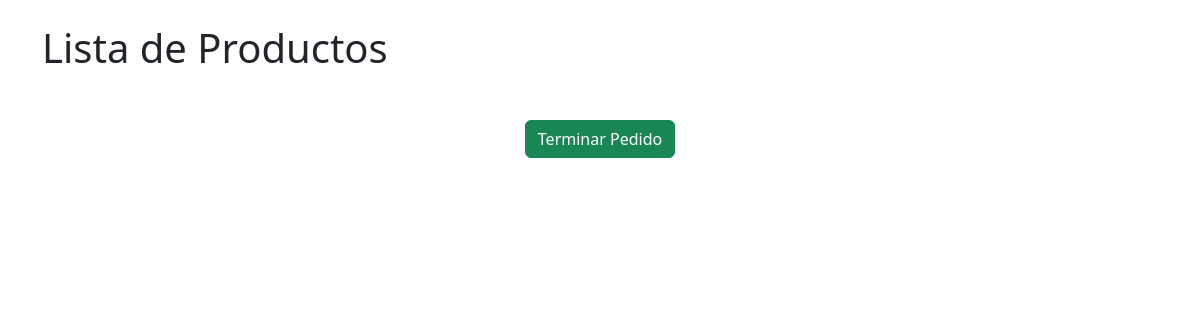
Before: /verMesas/tomarPedido/ with the older database file.
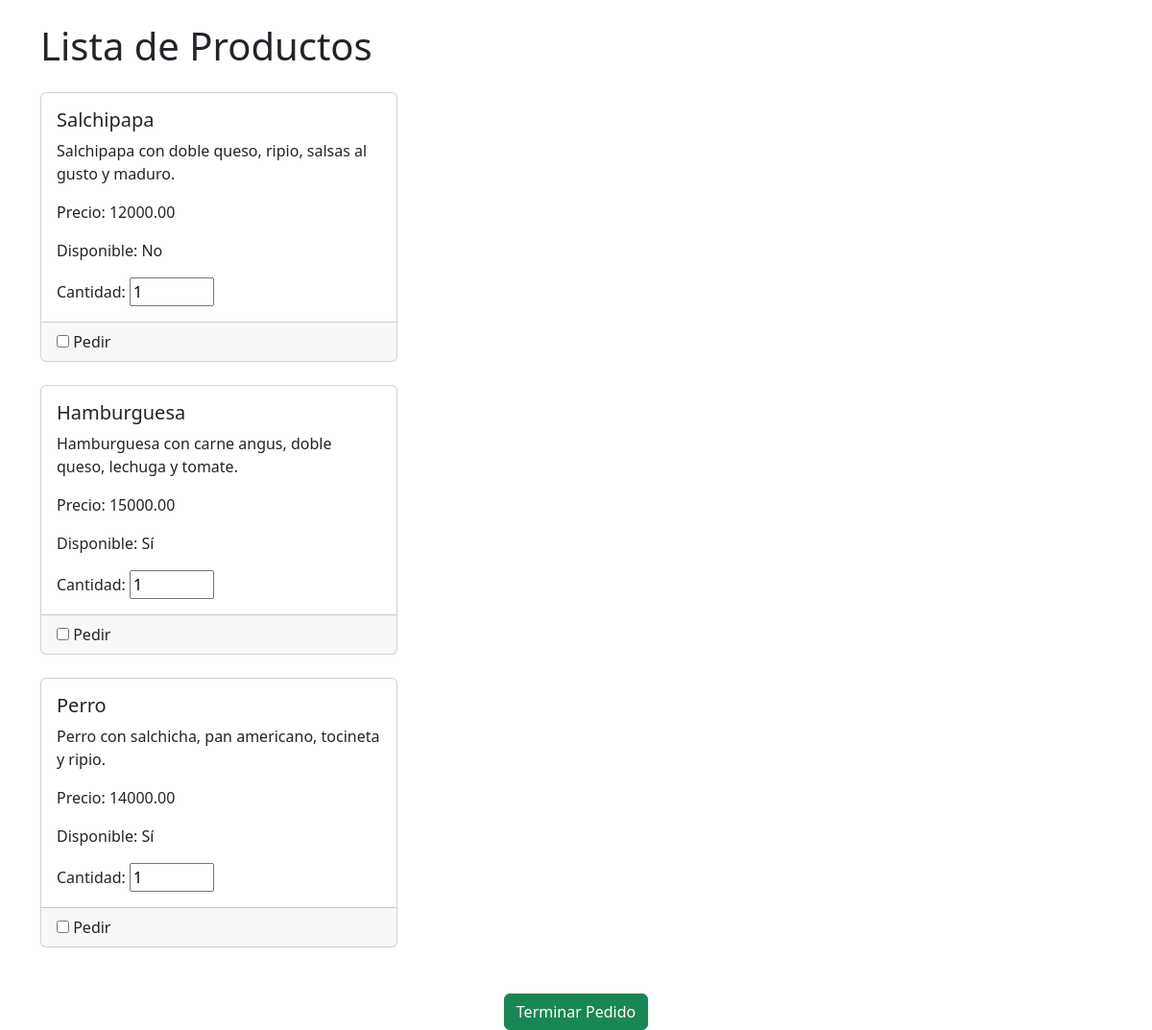
After: the same page with the newer database file.
### myapp/models.py (models this page shows)
class Producto(models.Model):
    idProducto = models.AutoField(primary_key=True)
    descripcion = models.CharField(max_length=100)
    disponible = models.BooleanField(default=True)
    precio = models.DecimalField(max_digits=10, decimal_places=2)
    nombre = models.CharField(max_length=50,default="")
    imgProducto = models.ImageField(upload_to="myapp/static/img", null=True)

### myapp/views.py (the view, shortened to what this page needs)
# urls.py: path('verMesas/tomarPedido/', views.tomarPedido, name='tomarPedido'),
def tomarPedido(request):
    if request.method == "GET":
        productos = Producto.objects.all()
        return render(request, 'tomarPedido.html', {'Productos': productos})

### myapp/templates/tomarPedido.html (shortened to what this page needs)
<!DOCTYPE html>
<html lang="es">
<head>
    <link href="https://cdn.jsdelivr.net/npm/bootstrap@5.3.0-alpha1/dist/css/bootstrap.min.css" rel="stylesheet">
</head>
<body>
    <div class="container">
        <h1 class="my-4">Lista de Productos</h1>
        <div class="row">
            <form method="post" action="">
            {% for producto in Productos %}
                <div class="col-md-4 mb-4">
                    <div class="card">
                        <div class="card-body">
                            <h5 class="card-title">{{ producto.nombre }}</h5>
                            <p class="card-text">{{ producto.descripcion }}</p>
                            <p class="card-text">Precio: {{ producto.precio }}</p>
                            <p class="card-text">Disponible: {% if producto.disponible %} Sí {% else %} No {% endif %}</p>
                            <label for="cantidad{{ producto.id }}">Cantidad:</label>
                            <input type="number" id="cantidad" name="cantidad" value="1" min="1" max="10">
                        </div>
                        <div class="card-footer">
                            <input type="checkbox" id="producto" name="producto" value="">
                            <label for="producto">Pedir</label>
                        </div>
                    </div>
                </div>
            {% endfor %}
        </div>
        <div class="text-center mt-4">
                <button type="submit" class="btn btn-success">Terminar Pedido</button>
        </div>
    </div>
</body>
</html>

Changed rows visible on the page:
added Producto: nombre "Salchipapa", descripcion "Salchipapa con doble queso, ripio, salsas al gusto y maduro.", precio "12000.00", disponible "No"
added Producto: nombre "Hamburguesa", descripcion "Hamburguesa con carne angus, doble queso, lechuga y tomate.", precio "15000.00", disponible "Sí"
added Producto: nombre "Perro", descripcion "Perro con salchicha, pan americano, tocineta y ripio.", precio "14000.00", disponible "Sí"
